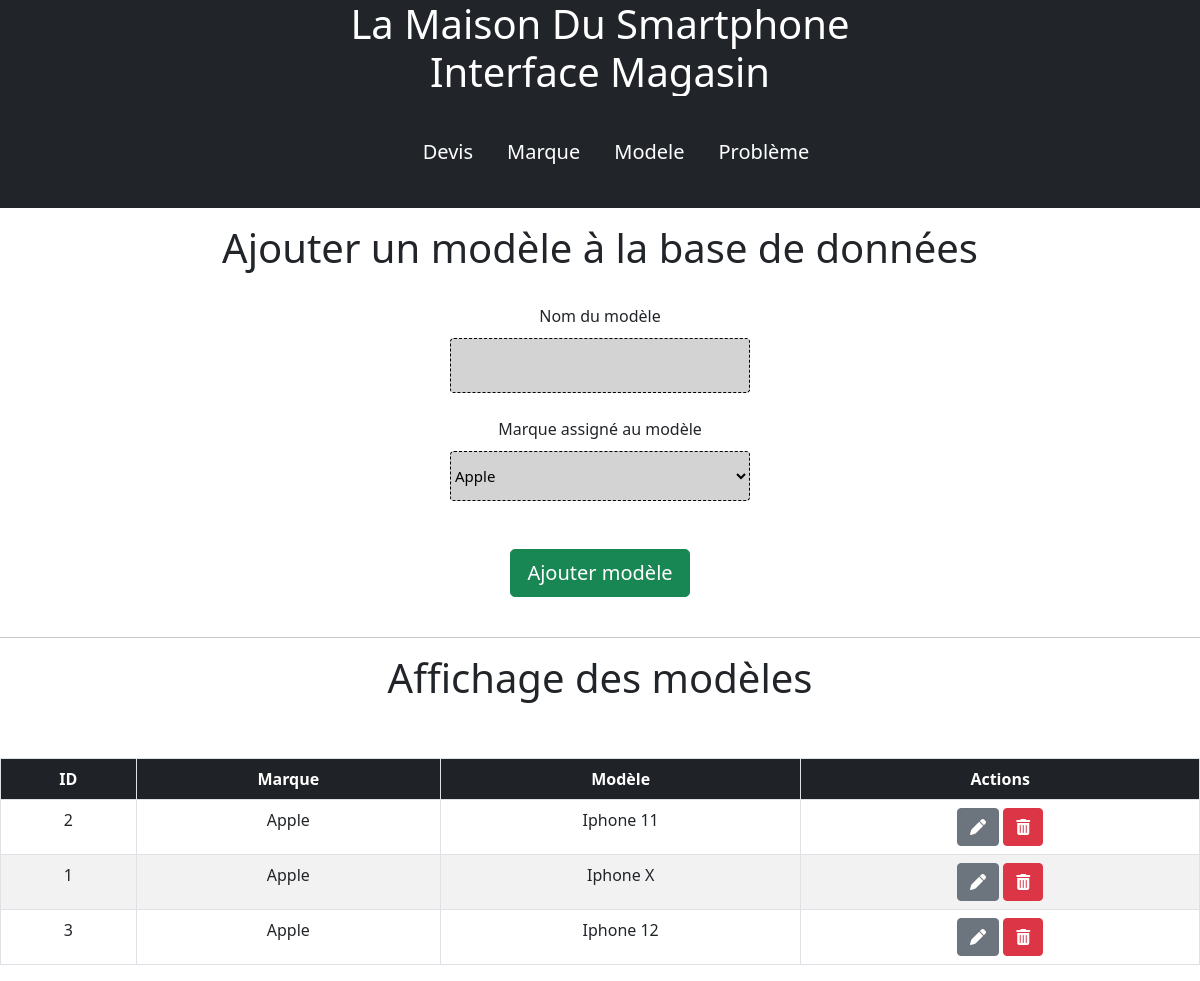
The app's page /magasin/modele.php (signed in) with its own data.
### tables this page shows
CREATE TABLE IF NOT EXISTS `modele` (
  `id_modele` int(10) NOT NULL AUTO_INCREMENT,
  `nom_modele` varchar(20) NOT NULL,
  `id_marque` int(11) NOT NULL,
  PRIMARY KEY (`id_modele`),
  KEY `id_marque` (`id_marque`)
);

CREATE TABLE IF NOT EXISTS `marque` (
  `id_marque` int(10) NOT NULL AUTO_INCREMENT,
  `nom_marque` varchar(20) NOT NULL,
  PRIMARY KEY (`id_marque`)
);

### magasin/modele.php (the view, shortened to what this page needs)
<?php
include("header.php");
?>
<h1>Ajouter un modèle à la base de données</h1><br/>
<form class="form-magasin" action="modele_ajouter.php" method="GET">
<label for="ajouterModele">Nom du modèle</label>
<input type="text" id="ajouterModele" name="ajouterModele"/>
<br/>
<label for="ajouterModeleMarque">Marque assigné au modèle</label>
<?php
echo "<select id='ajouterModeleMarque' name='ajouterModeleMarque'>";
include("../php/connexion_bdd.php");
$Requete = "SELECT * FROM marque";
$Resultat = mysqli_query ($DataBase, $Requete) or die(mysqli_error($DataBase));
while ($ligne = mysqli_fetch_array($Resultat)){
    echo "<option value='".$ligne['id_marque']."'>";
    echo $ligne['nom_marque'];
    echo "</option>";
}
echo "</select>";
?>
<br/><br/>
<input class='btn btn-success btn-lg btn-block' type="submit" value="Ajouter modèle"/>
</form>
<br/><hr>
<?php
echo "<h1>Affichage des modèles</h1><br/><br/>";
echo "<table class='table table-bordered table-striped table-responsive-stack'>";
echo "<tr style='background-color:#212529; color:white;'>
            <th> ID </th>
            <th> Marque </th>
            <th> Modèle </th>
            <th> Actions </th>
        </tr>";
include('../php/connexion_bdd.php');
    $Requete = "Select * From marque, modele where marque.id_marque = modele.id_marque ORDER BY marque.nom_marque;" ;
    $Resultat = mysqli_query ( $DataBase, $Requete )  or  die(mysqli_error($DataBase) ) ;
    while (  $ligne = mysqli_fetch_array($Resultat)  )
    {
    echo "<tr>\n" ;
    echo "<td>" . $ligne['id_modele']       . "</td>\n" ;
    echo "<td>" . $ligne['nom_marque']    . "</td>\n" ;
    echo "<td>" . $ligne['nom_modele']    . "</td>\n" ;
    echo "<td> <a class='btn btn-secondary' href='modele_modifier.php?id_modele=". $ligne['id_modele']."'><i class='fas fa-pen'></i></a>" ;
    echo " <a class='btn btn-danger' href='modele_supprimer.php?id_modele=". $ligne['id_modele']."' onclick='return ConfirmSuppr();'><i class='fas fa-trash-alt'></i></a></td>\n" ;
    echo "</tr>\n" ;
    }
    echo "</table>" ;
?>
<?php
include("footer.php");
?>

### magasin/header.php (shortened to what this page needs)
<!DOCTYPE html>
<html lang="fr">
<head>
  <link href="https://cdn.jsdelivr.net/npm/bootstrap@5.0.1/dist/css/bootstrap.min.css" rel="stylesheet">
 <link rel="stylesheet" href="style-magasin.css">
</head>
<body class="text-center">
<h1 class="titre-header">La Maison Du Smartphone<br/>Interface Magasin</h1>
<ul class="navbar navbar-light bg-dark justify-content-center">
<br/><br/><br/><br/>
  <li class="nav-item">
    <a class="btn btn-dark btn-lg" href="index.php">Devis</a>
  </li>
  <li class="nav-item">
    <a class="btn btn-dark btn-lg" href="marque.php">Marque</a>
  </li>
  <li class="nav-item">
    <a class="btn btn-dark btn-lg" href="modele.php">Modele</a>
  </li>
  <li class="nav-item">
    <a class="btn btn-dark btn-lg" href="probleme.php">Problème</a>
  </li>
</ul>

### magasin/footer.php
</body>
</html>

### magasin/style-magasin.css (style rules this page uses)
.titre-header { background-color: #212529; display: block; width: 100%; color: white; margin: 0; }
.form-magasin label { display: block; margin-bottom: 10px; }
.form-magasin input[type="text"] { display: block; background-color: lightgrey; border: 1px dashed black; border-radius: 4px; font-size: 15px; margin: 0 auto; padding: 15px; width: 300px; color: black; }
.form-magasin select { display: block; background-color: lightgrey; border: 1px dashed black; border-radius: 4px; font-size: 15px; margin: 0 auto; width: 300px; height: 50px; color: black; }

### records on screen
modele: id_modele "2", id_marque.nom_marque "Apple", nom_modele "Iphone 11"
modele: id_modele "1", id_marque.nom_marque "Apple", nom_modele "Iphone X"
modele: id_modele "3", id_marque.nom_marque "Apple", nom_modele "Iphone 12"

### other values on screen
form field ajouterModeleMarque "Apple"
